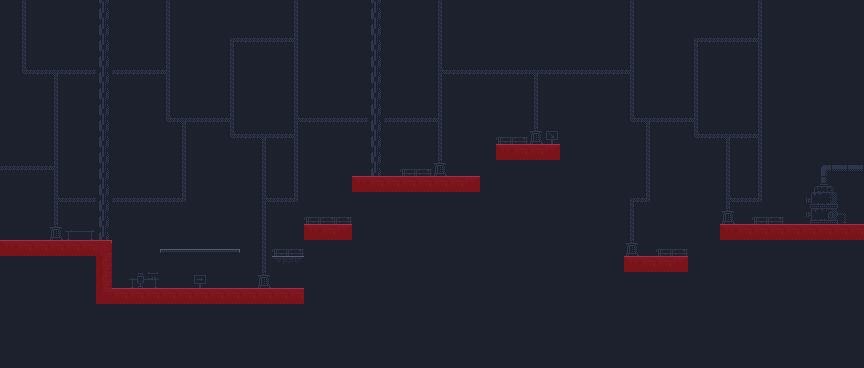

Rendered tile map (Tiled .tmx) drawn with the repository's tilesets; below, a short description and the map source with its tile grids summarised:
An orthogonal 54x23 tile map with 16x16 px tiles, 3 tile layers (Background, Map, Navigation), 2 tilesets and 11 objects.

<map version="1.10" tiledversion="1.10.2" orientation="orthogonal" renderorder="right-down" width="54" height="23" tilewidth="16" tileheight="16" infinite="0" nextlayerid="6" nextobjectid="28">
 <tileset firstgid="1" name="Tileset" tilewidth="16" tileheight="16" tilecount="1024" columns="32">
  <image source="industrial.v2.png" width="512" height="512" />
 </tileset>
 <tileset firstgid="1025" name="MapMetadata" tilewidth="16" tileheight="16" tilecount="4" columns="4">
  <image source="MapMetadata.png" width="64" height="16" />
 </tileset>
 <layer id="1" name="Background" width="54" height="23">
  <properties>
   <property name="Draw" type="bool" value="true" />
  </properties>
  <data>[1242 cells, 1242 non-empty, 1 distinct tile ids]</data>
 </layer>
 <layer id="2" name="Map" width="54" height="23">
  <properties>
   <property name="Draw" type="bool" value="true" />
  </properties>
  <data>[1242 cells, 282 non-empty, 39 distinct tile ids]</data>
 </layer>
 <objectgroup id="4" name="Capa de Objetos 1">
  <object id="12" x="0" y="240" width="112" height="16">
   <properties>
    <property name="TYPE" value="WALL" />
   </properties>
  </object>
  <object id="13" x="96" y="256" width="16" height="32">
   <properties>
    <property name="TYPE" value="WALL" />
   </properties>
  </object>
  <object id="14" x="96" y="288" width="208" height="16">
   <properties>
    <property name="TYPE" value="WALL" />
   </properties>
  </object>
  <object id="15" x="160.125" y="249" width="79.875" height="3.25">
   <properties>
    <property name="TYPE" value="PLATFORM" />
   </properties>
  </object>
  <object id="16" x="272" y="256" width="32" height="1">
   <properties>
    <property name="TYPE" value="PLATFORM" />
   </properties>
  </object>
  <object id="18" x="304" y="224" width="48" height="16">
   <properties>
    <property name="TYPE" value="WALL" />
   </properties>
  </object>
  <object id="23" x="0" y="367" width="864" height="1">
   <properties>
    <property name="TYPE" value="DIE" />
   </properties>
  </object>
  <object id="24" x="352" y="176" width="128" height="16">
   <properties>
    <property name="TYPE" value="WALL" />
   </properties>
  </object>
  <object id="25" x="496" y="144" width="64" height="16">
   <properties>
    <property name="TYPE" value="WALL" />
   </properties>
  </object>
  <object id="26" x="624" y="256" width="64" height="16">
   <properties>
    <property name="TYPE" value="WALL" />
   </properties>
  </object>
  <object id="27" x="720" y="224" width="144" height="16">
   <properties>
    <property name="TYPE" value="WALL" />
   </properties>
  </object>
 </objectgroup>
 <layer id="5" name="Navigation" width="54" height="23">
  <properties>
   <property name="Navigation" type="bool" value="true" />
  </properties>
  <data>[1242 cells, 50 non-empty, 1 distinct tile ids]</data>
 </layer>
</map>
